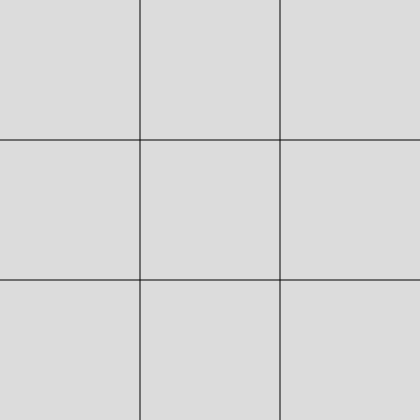
Frame 1 (no input)
Frame 60 (no input): identical to frame 1, image omitted
Frame 120 (the mouse pressed at the canvas centre since frame 60): identical to frame 1, image omitted

The p5.js sketch that drew this single still picture (run headless with seeded random() and noise() and a simulated clock; from frame 60 on, the mouse is pressed at the canvas centre):

// p5.js sketch
// ── sketch.js
let w = 420;
let h = 420;
const slots = [0, 0, 0, 0, 0, 0, 0, 0, 0];
const pawnXLoc = [
  w / 6,
  w / 2,
  (5 * w) / 6,
  w / 6,
  w / 2,
  (5 * w) / 6,
  w / 6,
  w / 2,
  (5 * w) / 6,
];
const pawnYLoc = [
  h / 6,
  h / 6,
  h / 6,
  h / 2,
  h / 2,
  h / 2,
  (5 * h) / 6,
  (5 * h) / 6,
  (5 * h) / 6,
];
let isCircle = true;
let hasWinnerLine = false;

function setup() {
  var canvas = createCanvas(w, h);
  //only when mouse is within board area, check mouse position when mouse released
  canvas.mouseReleased(checkSlot);
  drawBoard();
  drawPawn();
}

function draw() {}

function drawBoard() {
  background(220);
  line(0, h / 3, w, h / 3);
  line(0, (2 * h) / 3, w, (2 * h) / 3);
  line(w / 3, 0, w / 3, h);
  line((2 * w) / 3, 0, (2 * w) / 3, h);
  //console.log(slots);
}

function drawPawn() {
  let circleX, circleY;
  for (let i = 0; i < 9; i++) {
    let tempPawn = slots[i];
    switch (slots[i]) {
      case 0:
        //console.log("draw nothing on " + i);
        break;
      case 1:
        //circle draw when 1 appears
        circle(pawnXLoc[i], pawnYLoc[i], w / 3);
        break;
      case 2:
        // cross draw when 2 appears
        line(
          pawnXLoc[i] - w / 6,
          pawnYLoc[i] - h / 6,
          pawnXLoc[i] + w / 6,
          pawnYLoc[i] + h / 6
        );
        line(
          pawnXLoc[i] - w / 6,
          pawnYLoc[i] + h / 6,
          pawnXLoc[i] + w / 6,
          pawnYLoc[i] - h / 6
        );
        break;
      default:
      //console.log(`nothing is recorded on this slot`);
    }
  }
}

function highlightSlot() {}

function checkSlot() {
  let row, col, targetSlot;
  if (mouseX < w / 3) {
    col = 0;
  } else if (mouseX < (2 * w) / 3) {
    col = 1;
  } else {
    col = 2;
  }
  if (mouseY < h / 3) {
    row = 0;
  } else if (mouseY < (2 * h) / 3) {
    row = 1;
  } else {
    row = 2;
  }
  //calculate slots number based on mouseX and mouseY,
  targetSlot = row * 3 + col;
  if (slots[targetSlot] == 0) {
    //slot can be placed a new pawn
    if (isCircle == true) {
      slots[targetSlot] = 1;
    } else {
      slots[targetSlot] = 2;
    }
    drawBoard();
    drawPawn();
    if (hasWinnerLine == false) {
      checkResult(isCircle);
    }
    //circle and cross take turn
    isCircle = !isCircle;
  }
}

function checkResult(pawnIsCircle) {
  //list all possibilities
  if (slots[0] == slots[1] && slots[2] == slots[1] && slots[0] != 0) {
    //first row
    hasWinnerLine = true;
  } else if (slots[3] == slots[4] && slots[4] == slots[5] && slots[5] != 0) {
    //second row
    hasWinnerLine = true;
  } else if (slots[6] == slots[7] && slots[6] == slots[8] && slots[8] != 0) {
    //third row
    hasWinnerLine = true;
  } else if (slots[0] == slots[3] && slots[3] == slots[6] && slots[6] != 0) {
    //first column
    hasWinnerLine = true;
  } else if (slots[4] == slots[1] && slots[7] == slots[1] && slots[1] != 0) {
    //second column
    hasWinnerLine = true;
  } else if (slots[2] == slots[5] && slots[2] == slots[8] && slots[2] != 0) {
    //third column
    hasWinnerLine = true;
  } else if (slots[0] == slots[4] && slots[0] == slots[8] && slots[0] != 0) {
    //right corner dia
    hasWinnerLine = true;
  } else if (slots[2] == slots[4] && slots[2] == slots[6] && slots[2] != 0) {
    //left corner dia
    hasWinnerLine = true;
  } else if (slots.includes(0) == false) {
    //Tie!!!
    console.log("Tie!");
        restartGame();

  }
  if (hasWinnerLine) {
    if (pawnIsCircle) {
      console.log("Circle wins!");
    } else {
      console.log("Cross wins!");
    }
    restartGame();
  }
}

function restartGame() {
  hasWinnerLine = false;
  for (let k = 0;k<9;k++){
    slots[k] = 0;
    
  }
  drawBoard();
  drawPawn();
}

// ── style.css
html,
body {
  margin: 0;
  padding: 0;
}

canvas {
  display: block;
}

h1 {
  color:blue;
}
